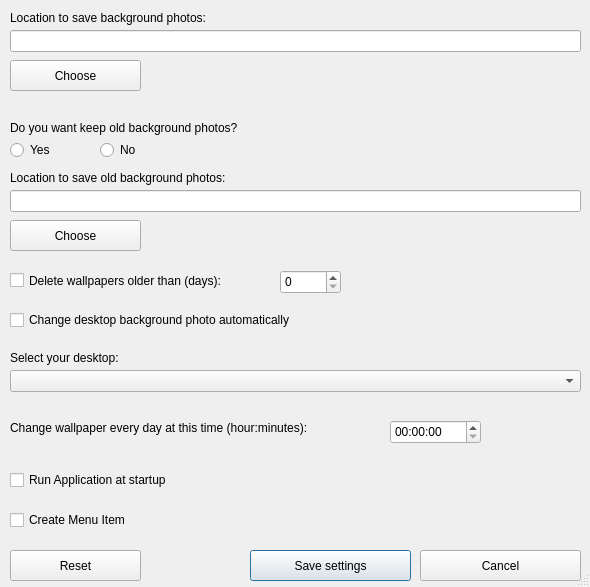
<?xml version="1.0" encoding="UTF-8"?>
<ui version="4.0">
 <class>SettingsWindow</class>
 <widget class="QDialog" name="SettingsWindow">
  <property name="windowModality">
   <enum>Qt::WindowModal</enum>
  </property>
  <property name="geometry">
   <rect>
    <x>0</x>
    <y>0</y>
    <width>590</width>
    <height>587</height>
   </rect>
  </property>
  <property name="windowTitle">
   <string>Settings</string>
  </property>
  <property name="sizeGripEnabled">
   <bool>true</bool>
  </property>
  <property name="modal">
   <bool>true</bool>
  </property>
  <widget class="QLabel" name="label">
   <property name="geometry">
    <rect>
     <x>10</x>
     <y>10</y>
     <width>571</width>
     <height>16</height>
    </rect>
   </property>
   <property name="text">
    <string>&lt;html&gt;&lt;head/&gt;&lt;body&gt;&lt;p&gt;Location to save background photos: &lt;/p&gt;&lt;/body&gt;&lt;/html&gt;</string>
   </property>
  </widget>
  <widget class="QLineEdit" name="lineEdit">
   <property name="geometry">
    <rect>
     <x>10</x>
     <y>30</y>
     <width>571</width>
     <height>22</height>
    </rect>
   </property>
  </widget>
  <widget class="QPushButton" name="pushButton_3">
   <property name="geometry">
    <rect>
     <x>250</x>
     <y>550</y>
     <width>161</width>
     <height>31</height>
    </rect>
   </property>
   <property name="text">
    <string>Save settings</string>
   </property>
  </widget>
  <widget class="QCheckBox" name="checkBox_3">
   <property name="geometry">
    <rect>
     <x>10</x>
     <y>310</y>
     <width>571</width>
     <height>20</height>
    </rect>
   </property>
   <property name="text">
    <string>Change desktop background photo automatically</string>
   </property>
  </widget>
  <widget class="QPushButton" name="pushButton">
   <property name="geometry">
    <rect>
     <x>10</x>
     <y>60</y>
     <width>131</width>
     <height>31</height>
    </rect>
   </property>
   <property name="text">
    <string>Choose</string>
   </property>
  </widget>
  <widget class="QCheckBox" name="checkBox_2">
   <property name="geometry">
    <rect>
     <x>10</x>
     <y>470</y>
     <width>551</width>
     <height>20</height>
    </rect>
   </property>
   <property name="text">
    <string>Run Application at startup</string>
   </property>
  </widget>
  <widget class="QLabel" name="label_3">
   <property name="enabled">
    <bool>true</bool>
   </property>
   <property name="geometry">
    <rect>
     <x>10</x>
     <y>350</y>
     <width>561</width>
     <height>16</height>
    </rect>
   </property>
   <property name="text">
    <string>Select your desktop: </string>
   </property>
  </widget>
  <widget class="QLabel" name="label_2">
   <property name="geometry">
    <rect>
     <x>10</x>
     <y>170</y>
     <width>571</width>
     <height>16</height>
    </rect>
   </property>
   <property name="text">
    <string>&lt;html&gt;&lt;head/&gt;&lt;body&gt;&lt;p&gt;Location to save old background photos: &lt;/p&gt;&lt;/body&gt;&lt;/html&gt;</string>
   </property>
  </widget>
  <widget class="QPushButton" name="pushButton_2">
   <property name="geometry">
    <rect>
     <x>10</x>
     <y>220</y>
     <width>131</width>
     <height>31</height>
    </rect>
   </property>
   <property name="text">
    <string>Choose</string>
   </property>
  </widget>
  <widget class="QComboBox" name="comboBox">
   <property name="geometry">
    <rect>
     <x>10</x>
     <y>370</y>
     <width>571</width>
     <height>22</height>
    </rect>
   </property>
  </widget>
  <widget class="QLineEdit" name="lineEdit_2">
   <property name="enabled">
    <bool>true</bool>
   </property>
   <property name="geometry">
    <rect>
     <x>10</x>
     <y>190</y>
     <width>571</width>
     <height>22</height>
    </rect>
   </property>
  </widget>
  <widget class="QPushButton" name="pushButton_4">
   <property name="geometry">
    <rect>
     <x>420</x>
     <y>550</y>
     <width>161</width>
     <height>31</height>
    </rect>
   </property>
   <property name="text">
    <string>Cancel</string>
   </property>
  </widget>
  <widget class="QRadioButton" name="radioButton">
   <property name="geometry">
    <rect>
     <x>10</x>
     <y>140</y>
     <width>102</width>
     <height>20</height>
    </rect>
   </property>
   <property name="text">
    <string>Yes</string>
   </property>
  </widget>
  <widget class="QRadioButton" name="radioButton_2">
   <property name="geometry">
    <rect>
     <x>100</x>
     <y>140</y>
     <width>102</width>
     <height>20</height>
    </rect>
   </property>
   <property name="text">
    <string>No</string>
   </property>
  </widget>
  <widget class="QLabel" name="label_4">
   <property name="geometry">
    <rect>
     <x>10</x>
     <y>120</y>
     <width>561</width>
     <height>16</height>
    </rect>
   </property>
   <property name="text">
    <string>&lt;html&gt;&lt;head/&gt;&lt;body&gt;&lt;p&gt;Do you want keep old background photos?&lt;/p&gt;&lt;/body&gt;&lt;/html&gt;</string>
   </property>
  </widget>
  <widget class="QCheckBox" name="checkBox">
   <property name="geometry">
    <rect>
     <x>10</x>
     <y>510</y>
     <width>571</width>
     <height>20</height>
    </rect>
   </property>
   <property name="text">
    <string>Create Menu Item</string>
   </property>
  </widget>
  <widget class="QCheckBox" name="checkBox_4">
   <property name="geometry">
    <rect>
     <x>10</x>
     <y>270</y>
     <width>571</width>
     <height>21</height>
    </rect>
   </property>
   <property name="text">
    <string>Delete wallpapers older than (days):</string>
   </property>
  </widget>
  <widget class="QSpinBox" name="spinBox">
   <property name="geometry">
    <rect>
     <x>280</x>
     <y>270</y>
     <width>61</width>
     <height>24</height>
    </rect>
   </property>
  </widget>
  <widget class="QLabel" name="label_5">
   <property name="geometry">
    <rect>
     <x>10</x>
     <y>420</y>
     <width>511</width>
     <height>16</height>
    </rect>
   </property>
   <property name="text">
    <string>&lt;html&gt;&lt;head/&gt;&lt;body&gt;&lt;p&gt;Change wallpaper every day at this time (hour:minutes): &lt;/p&gt;&lt;/body&gt;&lt;/html&gt;</string>
   </property>
  </widget>
  <widget class="QPushButton" name="pushButton_5">
   <property name="geometry">
    <rect>
     <x>10</x>
     <y>550</y>
     <width>131</width>
     <height>31</height>
    </rect>
   </property>
   <property name="text">
    <string>Reset</string>
   </property>
  </widget>
  <widget class="QTimeEdit" name="timeEdit">
   <property name="geometry">
    <rect>
     <x>390</x>
     <y>420</y>
     <width>91</width>
     <height>24</height>
    </rect>
   </property>
  </widget>
 </widget>
 <resources/>
 <connections/>
</ui>
